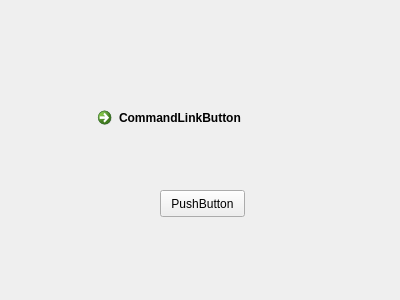
<?xml version="1.0" encoding="UTF-8"?>
<ui version="4.0">
 <class>myWidget</class>
 <widget class="QWidget" name="myWidget">
  <property name="geometry">
   <rect>
    <x>0</x>
    <y>0</y>
    <width>400</width>
    <height>300</height>
   </rect>
  </property>
  <property name="windowTitle">
   <string>Form</string>
  </property>
  <widget class="QCommandLinkButton" name="commandLinkButton">
   <property name="geometry">
    <rect>
     <x>90</x>
     <y>100</y>
     <width>176</width>
     <height>41</height>
    </rect>
   </property>
   <property name="text">
    <string>CommandLinkButton</string>
   </property>
  </widget>
  <widget class="QPushButton" name="pushButton">
   <property name="geometry">
    <rect>
     <x>160</x>
     <y>190</y>
     <width>85</width>
     <height>27</height>
    </rect>
   </property>
   <property name="text">
    <string>PushButton</string>
   </property>
  </widget>
 </widget>
 <resources/>
 <connections/>
</ui>
